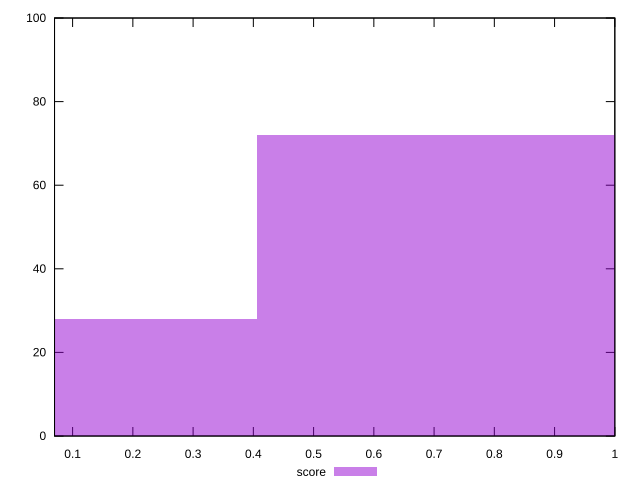

This chart was generated by the following gnuplot code:
reset

$score <<EOF
0 28
0.811732500631722 72
EOF

set key outside below
set boxwidth 0.811732500631722
set xrange [0.07:1]
set yrange [0:100]
set trange [0:100]
set style fill transparent solid 0.5 noborder
set terminal svg size 640, 490 enhanced background rgb 'white'
set output "reports/report_00027_2021-02-24T12-40-31.850Z/total-blocking-time/samples/agenda/score/histogram.svg"

plot $score title "score" with boxes

reset
